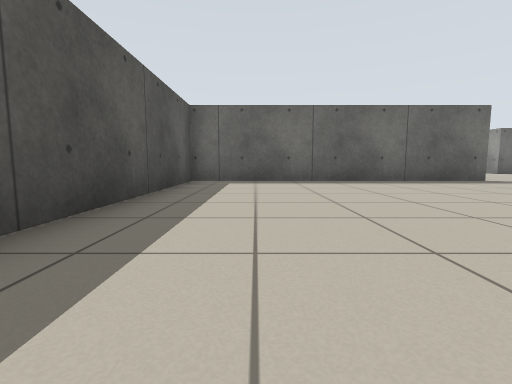
view 1 (above)

21 first-person views from a walk through a robot-simulator world made for Stage. The camera is 0.5 m above the floor, tilts 6° down and sees 85° across. The lines on the ground mark 1 m squares. The floor is counted in squares, 1 m on a side. Each view is taken from the middle of a square. On the plan, view 1 faces up. The plan holds only what a view shows up to about 9 squares ahead; the rest is blank. The place goes on beyond the plan. The robots in the file are not drawn.

view 2
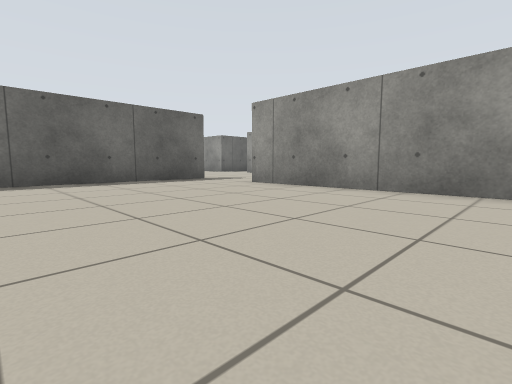

view 3
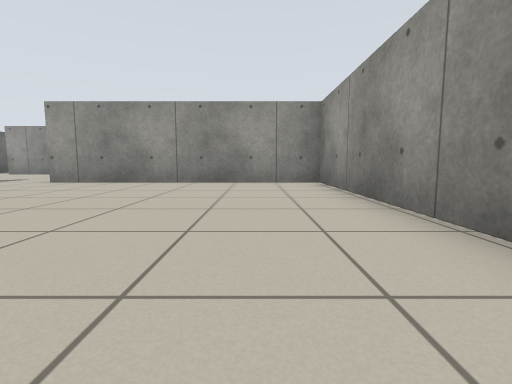

view 4
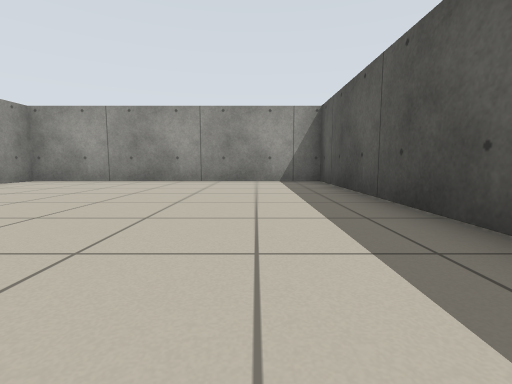

view 5
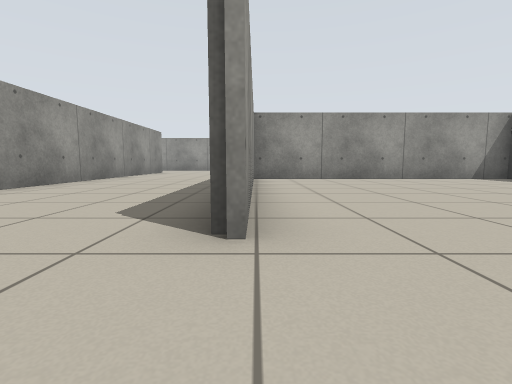

view 6
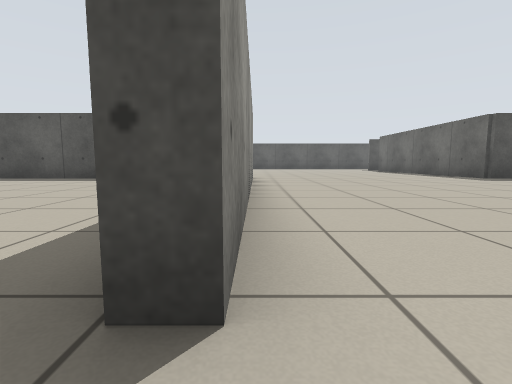

view 7
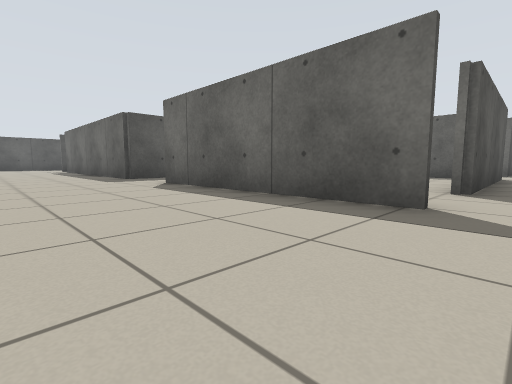

view 8
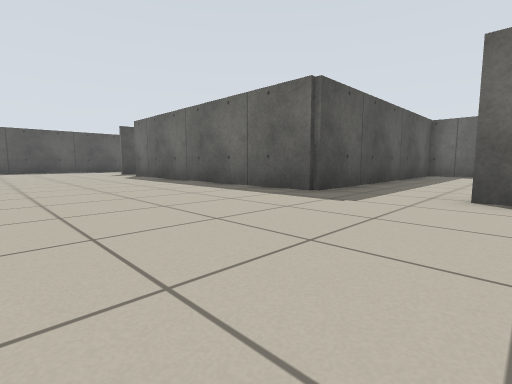

view 9
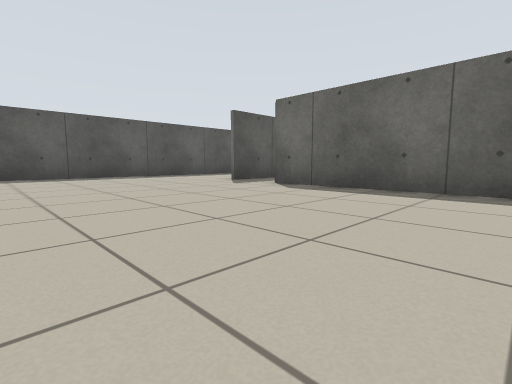

view 10
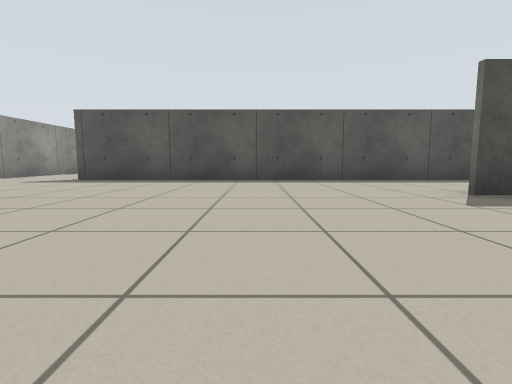

view 11
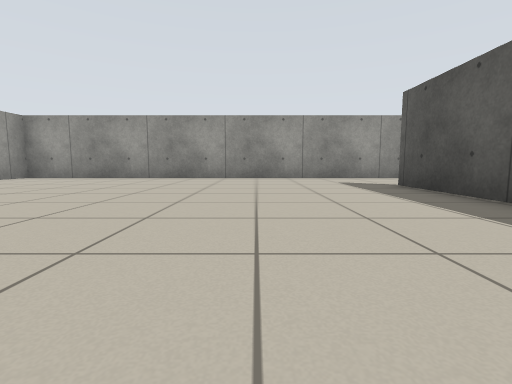

view 12
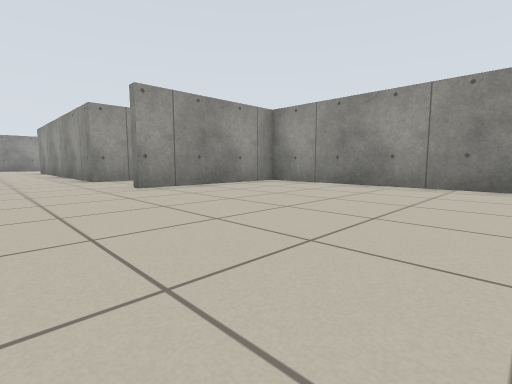

view 13
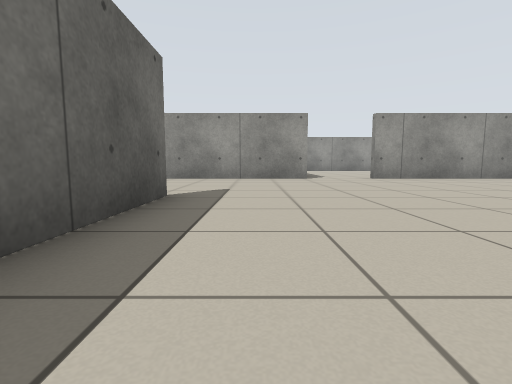

view 14
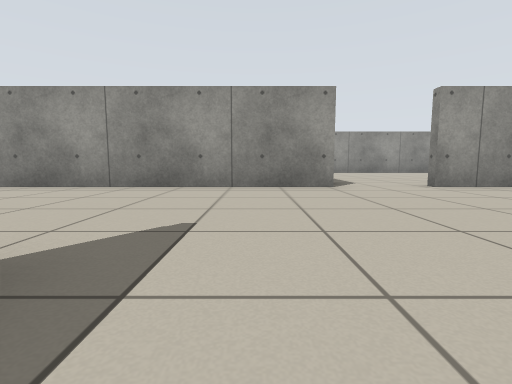

view 15
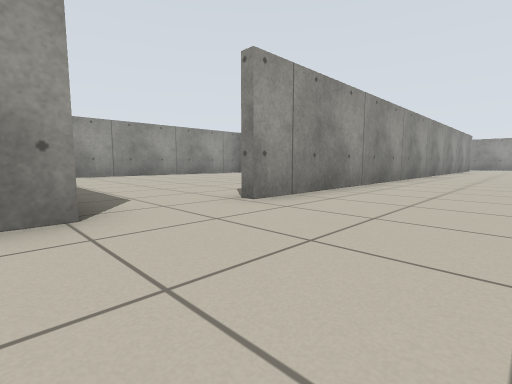

view 16
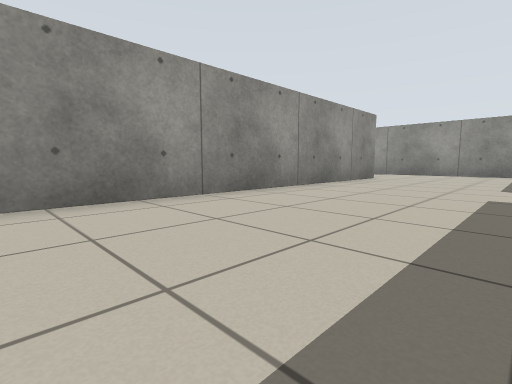

view 17
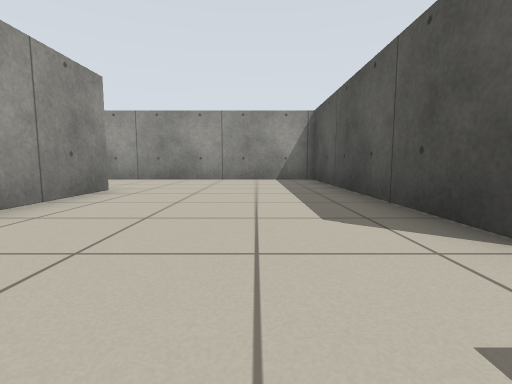

view 18
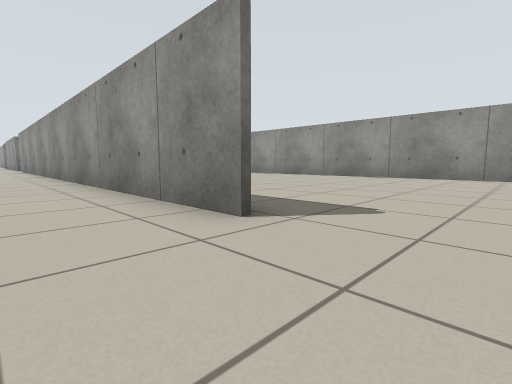

view 19
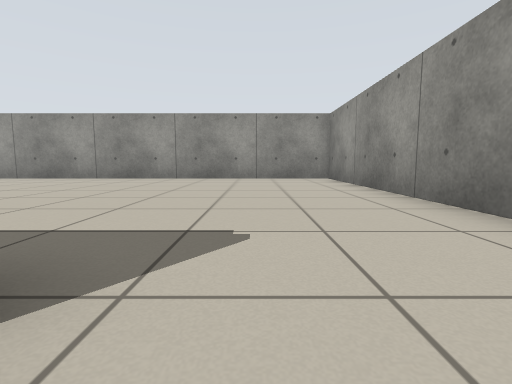

view 20
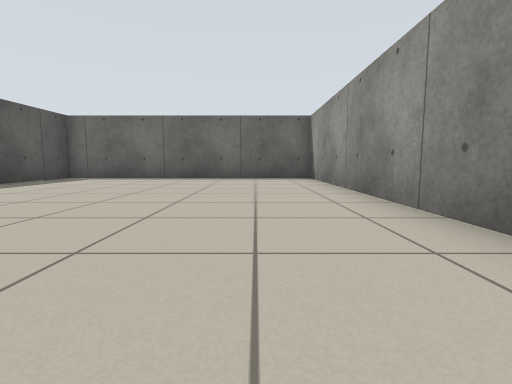

view 21
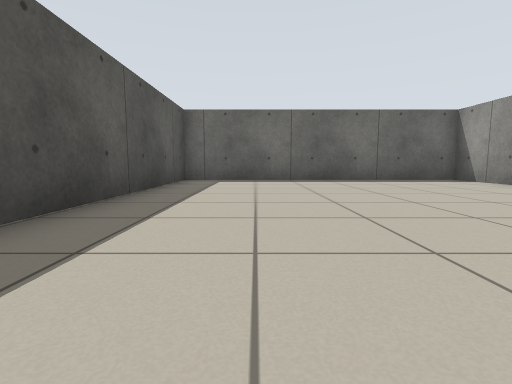

### Floor plan
Points are (right, up) in squares from view 1. A wall is a line through its corners. A room is listed if a view was taken in it or the views show most of it. See-through windows are left out.
Room 1 (views 1, 2, 3, 4, 5)
walls: (6.2, 7.5) (-1.7, 7.5) (-1.7, -1.6) (6.1, -1.6) (6.1, 5.2)
ways out: opening at (6, 6.5) to room 2
Room 2 (views 6, 7, 8, 9, 10, 11, 12, 13, 14, 15, 16, 17, 18, 19, 20, 21)
walls: (-2, 6.8) (-2, 7.9) (6.2, 7.9); (6.2, 15.3) (0.4, 15.3); (-1.7, 15.3) (-9.8, 15.3); (10.7, 12.4) (10.7, 19.2); (6.2, 19.5) (6.2, 17.2); (6.2, -3.8) (6.2, -10.3) (18.8, -10.3) (18.8, 3.1) (11, 3.1) (11, -2.9); (10.7, -7.1) (10.7, 10.4); (-14.6, 3.9) (-4.6, 3.9) (-4.6, 7.9); (-15.2, 18.2) (-15.2, 6.8)
low walls: (6.2, 7.9) (6.2, 7.5)
ways out: opening at (6, 6.5) to room 1; opening at (-15, 5.5); opening at (-10, 15); opening at (-0.5, 15); opening at (6, 16.5); opening at (11, 11)

Positions as (right, up) in squares from view 1, and headings:
1: (0, 0), facing up
2: (1, 0), facing up-right
3: (-1, 0), facing right
4: (0, 6), facing down
5: (6, 7), facing down
6: (7, 8), facing left
7: (7, 12), facing up-left
8: (1, 11), facing up-left
9: (-5, 10), facing up-left
10: (-7, 12), facing left
11: (-12, 13), facing down
12: (-10, 10), facing down-right
13: (2, 14), facing right
14: (5, 14), facing right
15: (8, 13), facing down-right
16: (7, 2), facing down-right
17: (8, -2), facing down
18: (9, -9), facing up-right
19: (10, -8), facing right
20: (17, -6), facing up
21: (13, -5), facing up
